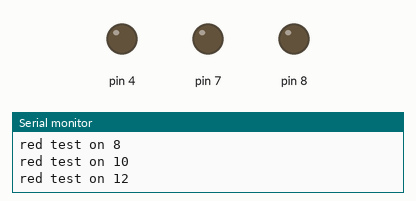
Recording of a sketch running on a simulated Arduino Uno, built with avr-gcc and run on an emulated ATmega328P. Shown: output pins drawn as LEDs (lit = HIGH), the last lines printed to the serial monitor.

Above: at 0.1 s.
At 1.1 s:
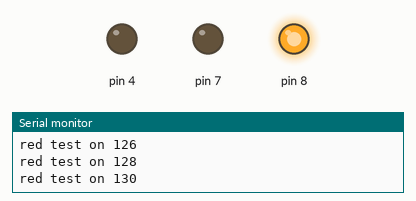
At 5.7 s:
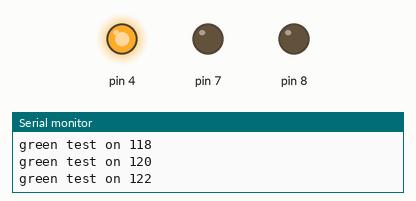
At 15.6 s:
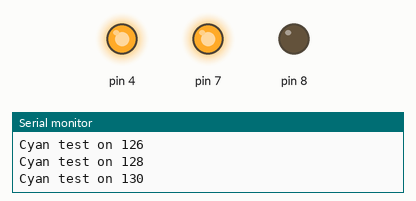
At 20.5 s:
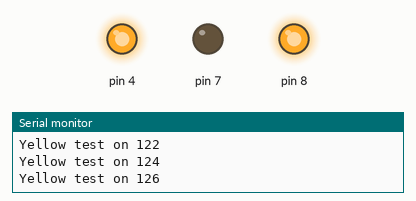
At 35.3 s:
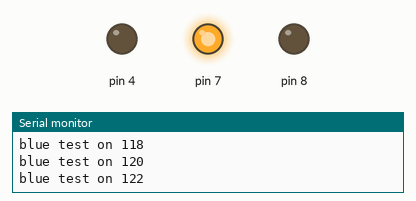
Timing chart, 0 to 39.2 s (numbered marks = the images above):
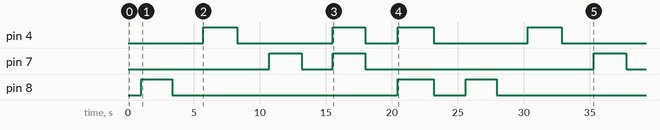

Measured:
- by itself, pin 4: LOW → HIGH at 5.7 s, → LOW 2.6 s later, → HIGH 7.2 s later, → LOW 2.5 s later, … (8 changes in this stretch)
- by itself, pin 7: goes HIGH 2.5 s, LOW 2.3 s, HIGH 2.5 s, LOW 17.3 s, HIGH 2.5 s, then LOW
- by itself, pin 8: goes HIGH 2.3 s, LOW 17.1 s, HIGH 2.7 s, LOW 2.4 s, HIGH 2.3 s, then LOW

The sketch:

lab3.ino
```cpp
/*
#define RED 0
#define GREEN 1
#define BLUE 2
#define CYAN 3
#define YELLOW 4
*/
void setup()
{
  Serial.begin(9600);
  pinMode(8,OUTPUT);
  pinMode(7,OUTPUT);
  pinMode(4,OUTPUT);
}

enum colors // перечисляемый тип данных
{  RED = 0,  GREEN = 1,  BLUE = 2,  CYAN = 3,  YELLOW = 4};

void loop()
{
  for (int i = 0; i < 5; i++) //количество цветов
  {
    //КРАСНЫЙ
    if (i==RED) //для работы красного
    {
      for (int b = 0; b < 256; b+=2) //включение
    	{
        	red(b);
        	Serial.println("red test on " + String(b));
    	}
      for (int b = 255; b >= 0; b-=2)//выключение
    	{
        	red(b);
        	Serial.println("red test off " + String(b));
    	}
    }
    //ЗЕЛЁНЫЙ
    else if (i==GREEN) // для работы зелёного
    {
      for (int b = 0; b < 256; b+=2)
    	{
        	green(b);
        	Serial.println("green test on " + String(b));
    	}
      for (int b = 255; b >= 0; b-=2)
    	{
        	green(b);
        	Serial.println("green test off " + String(b));
    	}
    }
    //СИНИЙ
    else if (i==BLUE) // для работы зелёного
    {
      for (int b = 0; b < 256; b+=2)
    	{
        	blue(b);
        	Serial.println("blue test on " + String(b));
    	}
      for (int b = 255; b >= 0; b-=2)
    	{
        	blue(b);
        	Serial.println("blue test off " + String(b));
    	}
    }
    //ФИОЛЕТОВЫЙ
    else if (i==CYAN) // для работы зелёного
    {
      for (int b = 0; b < 256; b+=2)
    	{
        	blue(b);
        	green(b);
        	Serial.println("Cyan test on " + String(b));
    	}
      for (int b = 255; b >= 0; b-=2)
    	{
        	blue(b);
        	green(b);
        	Serial.println("Cyan test off " + String(b));
    	}
    }
    //ЖЁЛТЫЙ
    else if (i==YELLOW) // для работы зелёного
    {
      for (int b = 0; b < 256; b+=2)
    	{
        	red(b);
        	green(b);
        	Serial.println("Yellow test on " + String(b));
    	}
      for (int b = 255; b >= 0; b-=2)
    	{
        	red(b);
        	green(b);
        	Serial.println("Yellow test off " + String(b));
    	}
    }
  }
}

void red(int b)
{
  analogWrite(8,b);
  delay(1);
}
void blue(int b)
{
  analogWrite(7,b);
  delay(1);
}
void green(int b)
{
  analogWrite(4,b);
  delay(1);
}
```
